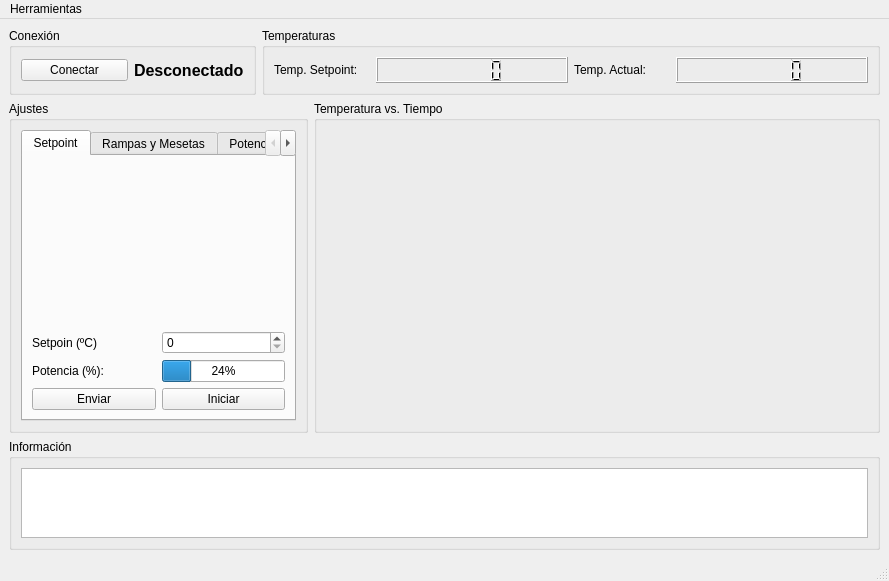
<?xml version="1.0" encoding="UTF-8"?>
<ui version="4.0">
 <class>MainWindow</class>
 <widget class="QMainWindow" name="MainWindow">
  <property name="geometry">
   <rect>
    <x>0</x>
    <y>0</y>
    <width>889</width>
    <height>581</height>
   </rect>
  </property>
  <property name="windowTitle">
   <string>Horno Mufla UMSA</string>
  </property>
  <widget class="QWidget" name="centralwidget">
   <layout class="QVBoxLayout" name="verticalLayout_2" stretch="1,5,1">
    <item>
     <layout class="QVBoxLayout" name="verticalLayout">
      <item>
       <layout class="QHBoxLayout" name="horizontalLayout_2" stretch="2,5">
        <item>
         <widget class="QGroupBox" name="groupBox">
          <property name="title">
           <string>Conexión</string>
          </property>
          <layout class="QHBoxLayout" name="horizontalLayout_6">
           <item>
            <widget class="QPushButton" name="btn_conectar">
             <property name="text">
              <string>Conectar</string>
             </property>
            </widget>
           </item>
           <item>
            <widget class="QLabel" name="label">
             <property name="font">
              <font>
               <pointsize>12</pointsize>
               <bold>true</bold>
              </font>
             </property>
             <property name="text">
              <string>Desconectado</string>
             </property>
            </widget>
           </item>
          </layout>
         </widget>
        </item>
        <item>
         <widget class="QGroupBox" name="groupBox_5">
          <property name="title">
           <string>Temperaturas</string>
          </property>
          <layout class="QHBoxLayout" name="horizontalLayout_7" stretch="1,2,1,2">
           <item>
            <widget class="QLabel" name="label_2">
             <property name="text">
              <string>Temp. Setpoint:</string>
             </property>
            </widget>
           </item>
           <item>
            <widget class="QLCDNumber" name="lcd_setpoint"/>
           </item>
           <item>
            <widget class="QLabel" name="label_3">
             <property name="text">
              <string>Temp. Actual:</string>
             </property>
            </widget>
           </item>
           <item>
            <widget class="QLCDNumber" name="lcd_tempActual"/>
           </item>
          </layout>
         </widget>
        </item>
       </layout>
      </item>
     </layout>
    </item>
    <item>
     <layout class="QHBoxLayout" name="horizontalLayout" stretch="2,5">
      <item>
       <widget class="QGroupBox" name="groupBox_3">
        <property name="title">
         <string>Ajustes</string>
        </property>
        <layout class="QVBoxLayout" name="verticalLayout_7">
         <item>
          <widget class="QTabWidget" name="tab_potenciaFija">
           <property name="currentIndex">
            <number>0</number>
           </property>
           <widget class="QWidget" name="tab_setpoint">
            <attribute name="title">
             <string>Setpoint</string>
            </attribute>
            <layout class="QVBoxLayout" name="verticalLayout_9" stretch="2,1">
             <item>
              <widget class="QLabel" name="label_4">
               <property name="text">
                <string/>
               </property>
               <property name="pixmap">
                <pixmap resource="../assets/resource.qrc">:/logo_mecatronica_inv.png</pixmap>
               </property>
               <property name="alignment">
                <set>Qt::AlignmentFlag::AlignCenter</set>
               </property>
              </widget>
             </item>
             <item>
              <layout class="QGridLayout" name="gridLayout_3" columnstretch="1,1">
               <property name="leftMargin">
                <number>0</number>
               </property>
               <item row="1" column="0">
                <widget class="QLabel" name="label_6">
                 <property name="text">
                  <string>Potencia (%):</string>
                 </property>
                </widget>
               </item>
               <item row="0" column="1">
                <widget class="QSpinBox" name="spin_setpoint">
                 <property name="maximum">
                  <number>1000</number>
                 </property>
                </widget>
               </item>
               <item row="0" column="0">
                <widget class="QLabel" name="label_5">
                 <property name="text">
                  <string>Setpoin (ºC)</string>
                 </property>
                </widget>
               </item>
               <item row="1" column="1">
                <widget class="QProgressBar" name="bar_potenciaSetpoint">
                 <property name="value">
                  <number>24</number>
                 </property>
                </widget>
               </item>
               <item row="2" column="1">
                <widget class="QPushButton" name="btn_iniciarSetpoint">
                 <property name="text">
                  <string>Iniciar</string>
                 </property>
                </widget>
               </item>
               <item row="2" column="0">
                <widget class="QPushButton" name="btn_enviarSetpoint">
                 <property name="text">
                  <string>Enviar</string>
                 </property>
                </widget>
               </item>
              </layout>
             </item>
            </layout>
           </widget>
           <widget class="QWidget" name="tab_rampaMeseta">
            <attribute name="title">
             <string>Rampas y Mesetas</string>
            </attribute>
            <layout class="QVBoxLayout" name="verticalLayout_8">
             <item>
              <layout class="QHBoxLayout" name="horizontalLayout_8">
               <item>
                <widget class="QPushButton" name="btn_agregar_etapa">
                 <property name="text">
                  <string>Añadir Perfil</string>
                 </property>
                </widget>
               </item>
               <item>
                <widget class="QPushButton" name="btn_eliminar_etapa">
                 <property name="text">
                  <string>Eliminar Fila</string>
                 </property>
                </widget>
               </item>
               <item>
                <widget class="QPushButton" name="btn_eliminar_perfil">
                 <property name="text">
                  <string>Eliminar Todo</string>
                 </property>
                </widget>
               </item>
              </layout>
             </item>
             <item>
              <widget class="QTableWidget" name="tab_agregarPerfil">
               <property name="editTriggers">
                <set>QAbstractItemView::EditTrigger::NoEditTriggers</set>
               </property>
               <property name="supportedDragActions">
                <set>Qt::DropAction::IgnoreAction</set>
               </property>
               <column>
                <property name="text">
                 <string>Velocidad (ºC/min)</string>
                </property>
               </column>
               <column>
                <property name="text">
                 <string>Setpoint (ºC)</string>
                </property>
               </column>
               <column>
                <property name="text">
                 <string>Meseta (min)</string>
                </property>
               </column>
               <column>
                <property name="text">
                 <string>Masa (kg)</string>
                </property>
               </column>
               <column>
                <property name="text">
                 <string>Material</string>
                </property>
               </column>
              </widget>
             </item>
             <item>
              <layout class="QGridLayout" name="gridLayout_6" columnstretch="1,0">
               <item row="0" column="1">
                <widget class="QProgressBar" name="bar_potenciaPerfil">
                 <property name="value">
                  <number>24</number>
                 </property>
                </widget>
               </item>
               <item row="1" column="0">
                <widget class="QPushButton" name="btn_enviarPerfil">
                 <property name="text">
                  <string>Enviar</string>
                 </property>
                </widget>
               </item>
               <item row="0" column="0">
                <widget class="QLabel" name="label_7">
                 <property name="text">
                  <string>Potencia (%):</string>
                 </property>
                </widget>
               </item>
               <item row="1" column="1">
                <widget class="QPushButton" name="btn_iniciarPerfil">
                 <property name="text">
                  <string>Iniciar</string>
                 </property>
                </widget>
               </item>
              </layout>
             </item>
            </layout>
           </widget>
           <widget class="QWidget" name="tab">
            <attribute name="title">
             <string>Potencia Fija</string>
            </attribute>
            <layout class="QVBoxLayout" name="verticalLayout_3">
             <item>
              <widget class="QLabel" name="label_8">
               <property name="text">
                <string>Esta opcion envía una cantidad fija de
potencia, por lo que no es recomendable
enviar mas de 600 W, ya que el equipo
podría llegar a mas de 1000 ºC.
</string>
               </property>
              </widget>
             </item>
             <item>
              <spacer name="verticalSpacer">
               <property name="orientation">
                <enum>Qt::Orientation::Vertical</enum>
               </property>
               <property name="sizeHint" stdset="0">
                <size>
                 <width>20</width>
                 <height>40</height>
                </size>
               </property>
              </spacer>
             </item>
             <item>
              <layout class="QGridLayout" name="gridLayout" columnstretch="1,1">
               <item row="1" column="1">
                <widget class="QProgressBar" name="bar_potenciaFija">
                 <property name="value">
                  <number>24</number>
                 </property>
                </widget>
               </item>
               <item row="1" column="0">
                <widget class="QLabel" name="label_9">
                 <property name="text">
                  <string>Potencia (%):</string>
                 </property>
                </widget>
               </item>
               <item row="2" column="1">
                <widget class="QPushButton" name="btn_iniciarPotenciaFija">
                 <property name="text">
                  <string>Iniciar</string>
                 </property>
                </widget>
               </item>
               <item row="2" column="0">
                <widget class="QPushButton" name="btn_enviarPotenciaFija">
                 <property name="text">
                  <string>Enviar</string>
                 </property>
                </widget>
               </item>
               <item row="0" column="1">
                <widget class="QSpinBox" name="spin_potenciaFija">
                 <property name="maximum">
                  <number>2500</number>
                 </property>
                </widget>
               </item>
               <item row="0" column="0">
                <widget class="QLabel" name="label_10">
                 <property name="text">
                  <string>Potencia Set:</string>
                 </property>
                </widget>
               </item>
              </layout>
             </item>
            </layout>
           </widget>
          </widget>
         </item>
        </layout>
       </widget>
      </item>
      <item>
       <widget class="QGroupBox" name="groupBox_4">
        <property name="title">
         <string>Temperatura vs. Tiempo</string>
        </property>
        <layout class="QVBoxLayout" name="verticalLayout_10">
         <item>
          <widget class="PlotWidget" name="grafica" native="true"/>
         </item>
        </layout>
       </widget>
      </item>
     </layout>
    </item>
    <item>
     <widget class="QGroupBox" name="groupBox_2">
      <property name="title">
       <string>Información</string>
      </property>
      <layout class="QVBoxLayout" name="verticalLayout_11">
       <item>
        <widget class="QPlainTextEdit" name="log_consola">
         <property name="readOnly">
          <bool>true</bool>
         </property>
        </widget>
       </item>
      </layout>
     </widget>
    </item>
   </layout>
  </widget>
  <widget class="QMenuBar" name="menubar">
   <property name="geometry">
    <rect>
     <x>0</x>
     <y>0</y>
     <width>889</width>
     <height>22</height>
    </rect>
   </property>
   <widget class="QMenu" name="menuHerramientas_2">
    <property name="title">
     <string>Herramientas</string>
    </property>
    <addaction name="action_ajustarPID"/>
    <addaction name="actionAgregar_Material"/>
   </widget>
   <addaction name="menuHerramientas_2"/>
  </widget>
  <widget class="QStatusBar" name="statusbar"/>
  <action name="action_abrirGrafico">
   <property name="text">
    <string>Abrir gráfico</string>
   </property>
  </action>
  <action name="action_ExportarCSV">
   <property name="text">
    <string>Exportar gráfico CSV</string>
   </property>
  </action>
  <action name="action_ExportarPNG">
   <property name="text">
    <string>Exportar Imagen PNG</string>
   </property>
  </action>
  <action name="actionSalir">
   <property name="text">
    <string>Salir</string>
   </property>
  </action>
  <action name="action_ajustarPID">
   <property name="text">
    <string>Ajustar constantes PID</string>
   </property>
  </action>
  <action name="actionPrueba_Paso_en_Potencia">
   <property name="text">
    <string>Prueba Paso en Potencia</string>
   </property>
  </action>
  <action name="action_salir">
   <property name="text">
    <string>Salir</string>
   </property>
  </action>
  <action name="actionAgregar_Material">
   <property name="text">
    <string>Agregar Material</string>
   </property>
  </action>
 </widget>
 <customwidgets>
  <customwidget>
   <class>PlotWidget</class>
   <extends>QWidget</extends>
   <header>pyqtgraph</header>
   <container>1</container>
  </customwidget>
 </customwidgets>
 <resources>
  <include location="../assets/resource.qrc"/>
 </resources>
 <connections/>
</ui>
